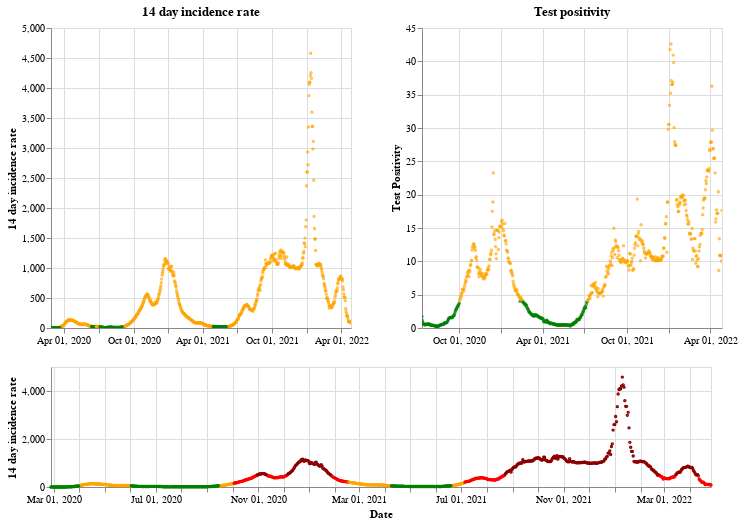

Notebook code cell kept with this figure:
### Markdown cell above
## Wales

### Code cell
plot_traffic_light('Wales')

### Figure 1 — Vega-Lite specification as saved in the notebook (floating-point values rounded to 4 significant figures; data arrays with more than 128 entries replaced by an {"elided": "..."} marker saying what was removed)
{"config": {"view": {"continuousWidth": 400, "continuousHeight": 300}}, "vconcat": [{"hconcat": [{"mark": {"type": "point", "size": 2}, "encoding": {"color": {"condition": {"value": "green", "test": "(datum.twoWeeklyCasesRate <= 25)"}, "value": "orange"}, "tooltip": [{"type": "nominal", "field": "areaName"}, {"type": "temporal", "field": "date"}, {"type": "quantitative", "field": "twoWeeklyCasesRate"}, {"type": "quantitative", "field": "testPositivity"}], "x": {"type": "temporal", "axis": {"title": ""}, "field": "date", "scale": {"domain": {"selection": "DateBrush"}}, "timeUnit": "yearmonthdate"}, "y": {"type": "quantitative", "axis": {"title": "14 day incidence rate"}, "field": "twoWeeklyCasesRate"}}, "title": "14 day incidence rate", "width": 300}, {"mark": {"type": "point", "size": 2}, "encoding": {"color": {"condition": {"value": "green", "test": "(datum.testPositivity <= 4)"}, "value": "orange"}, "tooltip": [{"type": "nominal", "field": "areaName"}, {"type": "temporal", "field": "date"}, {"type": "quantitative", "field": "twoWeeklyCasesRate"}, {"type": "quantitative", "field": "testPositivity"}], "x": {"type": "temporal", "axis": {"title": ""}, "field": "date", "scale": {"domain": {"selection": "DateBrush"}}, "timeUnit": "yearmonthdate"}, "y": {"type": "quantitative", "axis": {"title": "Test Positivity"}, "field": "testPositivity"}}, "title": "Test positivity", "width": 300}]}, {"layer": [{"mark": {"type": "point", "size": 2}, "encoding": {"color": {"condition": {"value": "orange", "test": "(((datum.testPositivity < 4) && (datum.twoWeeklyCasesRate >= 50)) && (datum.twoWeeklyCasesRate < 200))"}, "value": "red"}, "opacity": {"condition": {"value": 1, "test": "((datum.twoWeeklyCasesRate >= 50) && (datum.twoWeeklyCasesRate < 500))"}, "value": 0}, "tooltip": [{"type": "nominal", "field": "areaName"}, {"type": "temporal", "field": "date"}, {"type": "quantitative", "field": "twoWeeklyCasesRate"}, {"type": "quantitative", "field": "testPositivity"}], "x": {"type": "temporal", "axis": {"title": "Date"}, "field": "date", "timeUnit": "yearmonthdate"}, "y": {"type": "quantitative", "axis": {"title": "14 day incidence rate"}, "field": "twoWeeklyCasesRate"}}, "selection": {"DateBrush": {"type": "interval", "encodings": ["x"], "fields": ["Time"]}}}, {"mark": {"type": "point", "size": 2}, "encoding": {"color": {"value": "darkred"}, "opacity": {"condition": {"value": 1, "test": "(datum.twoWeeklyCasesRate >= 500)"}, "value": 0}, "tooltip": [{"type": "nominal", "field": "areaName"}, {"type": "temporal", "field": "date"}, {"type": "quantitative", "field": "twoWeeklyCasesRate"}, {"type": "quantitative", "field": "testPositivity"}], "x": {"type": "temporal", "axis": {"title": "Date"}, "field": "date", "timeUnit": "yearmonthdate"}, "y": {"type": "quantitative", "axis": {"title": "14 day incidence rate"}, "field": "twoWeeklyCasesRate"}}}, {"mark": {"type": "point", "size": 2}, "encoding": {"color": {"condition": {"value": "green", "test": "((datum.testPositivity < 4) && (datum.twoWeeklyCasesRate < 50))"}, "value": "orange"}, "opacity": {"condition": {"value": 1, "test": "(datum.twoWeeklyCasesRate < 50)"}, "value": 0}, "tooltip": [{"type": "nominal", "field": "areaName"}, {"type": "temporal", "field": "date"}, {"type": "quantitative", "field": "twoWeeklyCasesRate"}, {"type": "quantitative", "field": "testPositivity"}], "x": {"type": "temporal", "axis": {"title": "Date"}, "field": "date", "timeUnit": "yearmonthdate"}, "y": {"type": "quantitative", "axis": {"title": "14 day incidence rate"}, "field": "twoWeeklyCasesRate"}}}], "height": 120, "width": 660}], "data": {"name": "data-f971a112fe382511e4a1bb9d127b16b2"}, "$schema": "https://vega.github.io/schema/vega-lite/v4.8.1.json", "datasets": {"data-f971a112fe382511e4a1bb9d127b16b2": {"elided": "790 records"}}}
